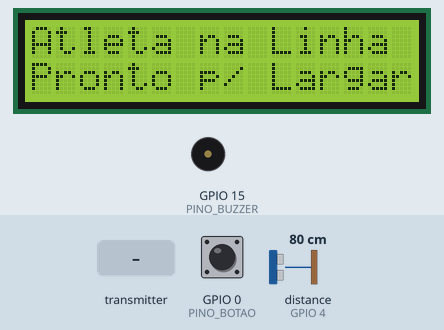
Bench run of a sketch on a simulated ESP8266 (NodeMCU). Shown: 16×2 character LCD, buzzer (waves = sounding). Wiring (inferred from the names in the program): ultrasonic range finder: trigger GPIO 5; echo GPIO 4. The inputs (shaded band) are chosen by the test bench; at power-on: GPIO 0 (PINO_BOTAO) HIGH, distance to the obstacle (sensor on GPIO 4) 80 cm. The echo pulse lasts 58.3 µs per cm; what the sketch prints to the serial monitor is not drawn.

Above: at 1.3 s.
1.4 s: GPIO 0 (PINO_BOTAO) pulled LOW for 0.15 s
At 2.9 s:
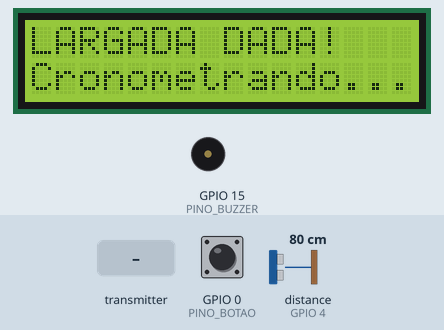
3.2 s: the transmitter starts sending atletaPassou = 1
At 4.3 s:
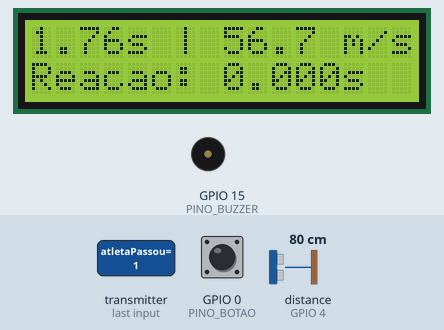
5.2 s: GPIO 0 (PINO_BOTAO) pulled LOW for 1 s
At 5.45 s:
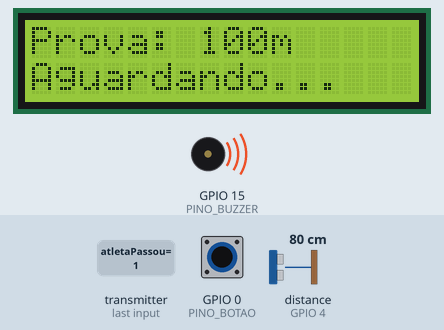
7.7 s: distance to the obstacle (sensor on GPIO 4) set to 5 cm
9.2 s: distance to the obstacle (sensor on GPIO 4) set to 2 cm
At 10.7 s:
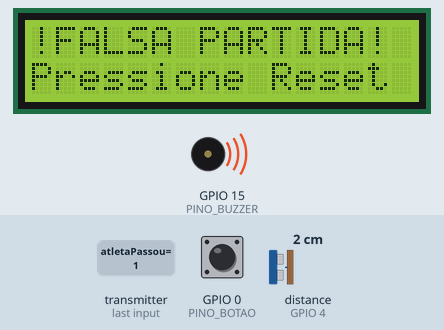
11.0 s: GPIO 0 (PINO_BOTAO) pulled LOW for 0.15 s
At 11.9 s:
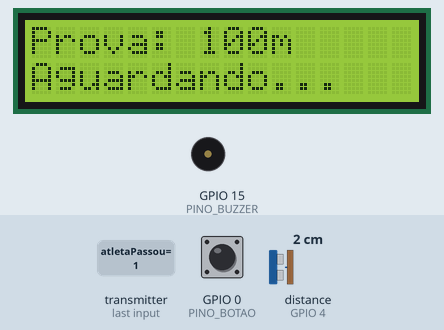
Timing chart, 0 to 13.8 s (numbered marks = the images above; inputs shaded):
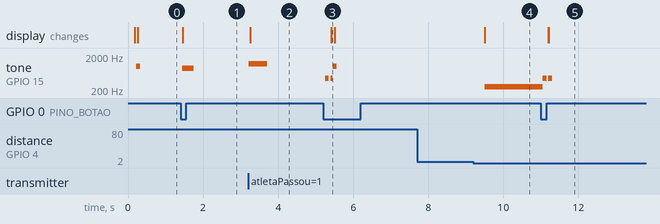

Measured:
- the behaviour switches between 4 and 3 cm on distance to the obstacle (sensor on GPIO 4) (found by bisection; images 3 and 4)
- after the input at 1.4 s, tone on GPIO 15 (PINO_BUZZER): silent → 880 Hz after 0.05 s, → silent 0.30 s later; the display: changes after 0.06 s (image 1)
- after the input at 3.2 s, tone on GPIO 15 (PINO_BUZZER): silent → 1200 Hz at once, → silent 0.50 s later; the display: changes after 0.06 s (image 2)
- after the input at 5.2 s, tone on GPIO 15 (PINO_BUZZER): plays 440 Hz for 0.10 s, 440 Hz for 0.06 s, 1000 Hz for 0.10 s, starting after 0.05 s; the display: changes after 0.21 s (image 3)
- after the input at 7.7 s, every drawn part: stays the same
- after the input at 9.2 s, tone on GPIO 15 (PINO_BUZZER): silent → 250 Hz after 0.30 s; the display: changes after 0.30 s (image 4)
- after the input at 11.0 s, tone on GPIO 15 (PINO_BUZZER): alternates 440 Hz for 0.10 s and silent for 0.05 s, 4 changes in all, then stays silent, starting after 0.05 s; the display: first changes after 0.20 s (image 5 shows a later state)

The sketch:

LargadaScript.ino
```cpp
#include <ESP8266WiFi.h>
#include <espnow.h>
#include <LiquidCrystal.h>

extern "C" {
  #include "user_interface.h"
}

#define PINO_TRIG   5  // D1 (GPIO 5)
#define PINO_ECHO   4  // D2 (GPIO 4)
#define PINO_BOTAO  0  // D3 (GPIO 0)
#define PINO_BUZZER 15 // D8 (GPIO 15)

// Ordem: (RS, E, D4, D5, D6, D7) -> (D0, D4, D5, D6, D7, RX)
LiquidCrystal LCD(16, 2, 14, 12, 13, 3);

#define CANAL_ESPNOW 1

const float DISTANCIA_PROVA_M = 100.0;  // Distância da prova em metros
const float LIMIAR_PRESENCA_CM = 100.0; // Detecção até 1 metro (100 cm)

enum EstadoCorrida {
  AGUARDANDO_ATLETA,
  ATLETA_POSICIONADO,
  LARGADA_DADA,
  ATLETA_EM_PISTA,
  CORRIDA_FINALIZADA,
  FALSA_PARTIDA
};

EstadoCorrida estadoAtual = AGUARDANDO_ATLETA;

unsigned long tempoInicioMs = 0;
unsigned long tempoSaidaBlocoMs = 0;
volatile unsigned long tempoChegadaMs = 0;
volatile bool chegadaRecebidaFlag = false;

float tempoReacaoSeg = 0.0;
float tempoTotalSeg = 0.0;
float velocidadeMs = 0.0;

bool ultimoEstadoBotao = HIGH;
bool telaFinalDesenhada = false;
unsigned long ultimoPingMs = 0;

int leiturasConsecutivasPresenca = 0;
int leiturasConsecutivasAusencia = 0;

typedef struct struct_mensagem {
  unsigned long tempoGatilhoMs;
  bool atletaPassou;
} struct_mensagem;

struct_mensagem dadosRecebidos;

float lerDistanciaCM() {
  digitalWrite(PINO_TRIG, LOW);
  delayMicroseconds(4);
  digitalWrite(PINO_TRIG, HIGH);
  delayMicroseconds(10);
  digitalWrite(PINO_TRIG, LOW);

  long duracaoUs = pulseIn(PINO_ECHO, HIGH, 20000);
  if (duracaoUs == 0) return 999.0;
  return (duracaoUs * 0.0343) / 2.0;
}

void OnDataRecv(uint8_t *mac_addr, uint8_t *incomingData, uint8_t len) {
  if (len == sizeof(dadosRecebidos)) {
    memcpy(&dadosRecebidos, incomingData, sizeof(dadosRecebidos));
    if (dadosRecebidos.atletaPassou && !chegadaRecebidaFlag) {
      tempoChegadaMs = millis();
      chegadaRecebidaFlag = true;
    }
  }
}

void resetarSistema();

void setup() {
  Serial.begin(115200);

  pinMode(PINO_TRIG, OUTPUT);
  pinMode(PINO_ECHO, INPUT);
  pinMode(PINO_BOTAO, INPUT_PULLUP);
  pinMode(PINO_BUZZER, OUTPUT);

  // LCD.begin() reconfigura o pino RX (GPIO 3) como saída para o D7 do display
  LCD.begin(16, 2);
  LCD.setCursor(0, 0);
  LCD.print("Iniciando...");

  WiFi.mode(WIFI_STA);
  WiFi.disconnect();
  delay(100);
  wifi_set_channel(CANAL_ESPNOW);

  if (esp_now_init() != 0) {
    LCD.clear();
    LCD.print("Erro ESP-NOW!");
    return;
  }

  esp_now_set_self_role(ESP_NOW_ROLE_SLAVE);
  esp_now_register_recv_cb(OnDataRecv);

  LCD.clear();
  Serial.print("MAC do ESP8266 Largada: ");
  Serial.println(WiFi.macAddress());
}

void loop() {
  unsigned long tempoAtual = millis();

  if (chegadaRecebidaFlag) {
    chegadaRecebidaFlag = false;

    if (estadoAtual == ATLETA_EM_PISTA || estadoAtual == LARGADA_DADA) {
      if (estadoAtual == LARGADA_DADA) {
        tempoReacaoSeg = 0.0;
      }

      tempoTotalSeg = (tempoChegadaMs - tempoInicioMs) / 1000.0;
      if (tempoTotalSeg <= 0.001) tempoTotalSeg = 0.001;
      velocidadeMs = DISTANCIA_PROVA_M / tempoTotalSeg;

      estadoAtual = CORRIDA_FINALIZADA;
      telaFinalDesenhada = false;
      tone(PINO_BUZZER, 1200, 500);

      Serial.println("\n=== RESULTADOS DA PROVA ===");
      Serial.print("Tempo de Reacao:  "); Serial.print(tempoReacaoSeg, 3); Serial.println(" s");
      Serial.print("Tempo Total:      "); Serial.print(tempoTotalSeg, 3); Serial.println(" s");
      Serial.print("Velocidade Media: "); Serial.print(velocidadeMs, 2); Serial.println(" m/s");
    }
  }

  bool estadoBotaoAtual = digitalRead(PINO_BOTAO);
  if (estadoBotaoAtual == LOW && ultimoEstadoBotao == HIGH) {
    delay(50);

    if (estadoAtual == ATLETA_POSICIONADO) {
      estadoAtual = LARGADA_DADA;
      tempoInicioMs = millis();
      tone(PINO_BUZZER, 880, 300);
    }
    else if (estadoAtual == AGUARDANDO_ATLETA) {
      LCD.setCursor(0, 1);
      LCD.print("Sem Atleta!     ");
      delay(800);
    }
    else {
      resetarSistema();
    }
  }
  ultimoEstadoBotao = estadoBotaoAtual;

  if (tempoAtual - ultimoPingMs >= 45) {
    ultimoPingMs = tempoAtual;
    float distanciaAtual = lerDistanciaCM();

    bool leituraPresenca = (distanciaAtual >= 4.0 && distanciaAtual <= LIMIAR_PRESENCA_CM);

    if (leituraPresenca) {
      leiturasConsecutivasPresenca++;
      leiturasConsecutivasAusencia = 0;
    } else {
      leiturasConsecutivasAusencia++;
      leiturasConsecutivasPresenca = 0;
    }

    switch (estadoAtual) {
      case AGUARDANDO_ATLETA:
        LCD.setCursor(0, 0);
        LCD.print("Prova: "); LCD.print((int)DISTANCIA_PROVA_M); LCD.print("m      ");
        LCD.setCursor(0, 1);
        LCD.print("Aguardando...   ");

        if (leiturasConsecutivasPresenca >= 2) {
          estadoAtual = ATLETA_POSICIONADO;
          tone(PINO_BUZZER, 1000, 100);
        }
        break;

      case ATLETA_POSICIONADO:
        LCD.setCursor(0, 0);
        LCD.print("Atleta na Linha ");
        LCD.setCursor(0, 1);
        LCD.print("Pronto p/ Largar");

        if (leiturasConsecutivasAusencia >= 6) {
          estadoAtual = FALSA_PARTIDA;
        }
        break;

      case FALSA_PARTIDA:
        LCD.setCursor(0, 0);
        LCD.print("!FALSA PARTIDA! ");
        LCD.setCursor(0, 1);
        LCD.print("Pressione Reset ");
        tone(PINO_BUZZER, 250);
        break;

      case LARGADA_DADA:
        LCD.setCursor(0, 0);
        LCD.print("LARGADA DADA!   ");
        LCD.setCursor(0, 1);
        LCD.print("Cronometrando...");

        if (leiturasConsecutivasAusencia >= 3) {
          tempoSaidaBlocoMs = millis();
          tempoReacaoSeg = (tempoSaidaBlocoMs - tempoInicioMs) / 1000.0;
          estadoAtual = ATLETA_EM_PISTA;
        }
        break;

      case ATLETA_EM_PISTA:
        LCD.setCursor(0, 0);
        LCD.print("Reacao: "); LCD.print(tempoReacaoSeg, 3); LCD.print("s ");
        LCD.setCursor(0, 1);
        LCD.print("Atleta em Pista ");
        break;

      case CORRIDA_FINALIZADA:
        if (!telaFinalDesenhada) {
          telaFinalDesenhada = true;
          LCD.clear();
          LCD.setCursor(0, 0);
          LCD.print(tempoTotalSeg, 2); LCD.print("s | ");
          LCD.print(velocidadeMs, 1); LCD.print(" m/s");

          LCD.setCursor(0, 1);
          LCD.print("Reacao: "); LCD.print(tempoReacaoSeg, 3); LCD.print("s");
        }
        break;
    }
  }
}

void resetarSistema() {
  noTone(PINO_BUZZER);
  estadoAtual = AGUARDANDO_ATLETA;
  chegadaRecebidaFlag = false;
  telaFinalDesenhada = false;
  tempoInicioMs = 0;
  tempoSaidaBlocoMs = 0;
  tempoChegadaMs = 0;
  tempoReacaoSeg = 0.0;
  tempoTotalSeg = 0.0;
  velocidadeMs = 0.0;
  leiturasConsecutivasPresenca = 0;
  leiturasConsecutivasAusencia = 0;

  tone(PINO_BUZZER, 440, 100);
  delay(150);
  tone(PINO_BUZZER, 440, 100);

  LCD.clear();
}
```
